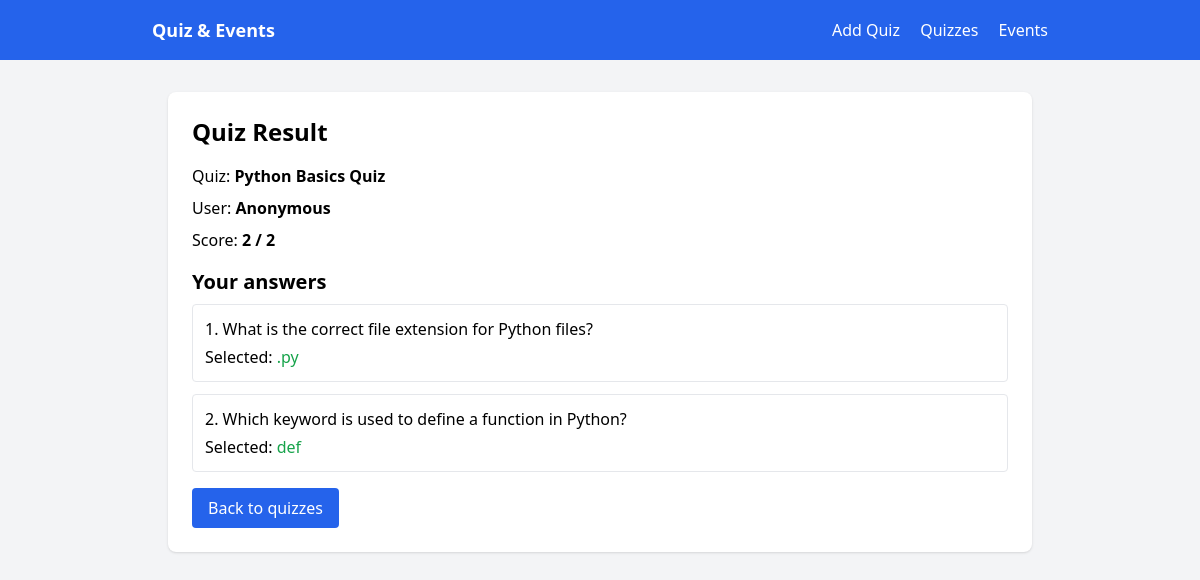
The app's page /result/1/ with its own data.
### app/models.py (models this page shows, shortened)
class UserSubmission(models.Model):
    quiz = models.ForeignKey(Quiz, on_delete=models.CASCADE, related_name="submissions")
    user_name = models.CharField(max_length=100)
    score = models.IntegerField()
    submitted_at = models.DateTimeField(auto_now_add=True)

class Quiz(models.Model):
    title = models.CharField(max_length=200)
    description = models.TextField(blank=True)
    created_at = models.DateTimeField(auto_now_add=True)
    updated_at = models.DateTimeField(auto_now=True)

class UserAnswer(models.Model):
    submission = models.ForeignKey(
        UserSubmission, on_delete=models.CASCADE, related_name="answers"
    )
    question = models.ForeignKey(Question, on_delete=models.CASCADE)
    answer = models.ForeignKey(Answer, on_delete=models.CASCADE, null=True, blank=True)
    is_correct = models.BooleanField(default=False)

class Question(models.Model):
    SINGLE_CHOICE = "single"
    MULTIPLE_CHOICE = "multiple"
    QUESTION_TYPES = [
        (SINGLE_CHOICE, "Single choice"),
        (MULTIPLE_CHOICE, "Multiple choice"),
    ]
    quiz = models.ForeignKey(Quiz, on_delete=models.CASCADE, related_name="questions")
    text = models.TextField()
    question_type = models.CharField(
        max_length=20, choices=QUESTION_TYPES, default=SINGLE_CHOICE
    )
    created_at = models.DateTimeField(auto_now_add=True)

class Answer(models.Model):
    question = models.ForeignKey(Question, on_delete=models.CASCADE, related_name="answers")
    text = models.CharField(max_length=255)
    is_correct = models.BooleanField(default=False)

### app/views.py (the view)
def quiz_result(request, submission_id):
    submission = get_object_or_404(
        UserSubmission.objects.select_related("quiz").prefetch_related("answers__question"),
        pk=submission_id,
    )
    total_questions = submission.quiz.questions.count()
    return render(
        request,
        "quiz_result.html",
        {
            "submission": submission,
            "total_questions": total_questions,
        },
    )

### app/templates/quiz_result.html (shortened to what this page needs)
{% extends "base.html" %}
{% block content %}
<div class="bg-white shadow rounded-lg p-6">
  <h1 class="text-2xl font-semibold mb-4">Quiz Result</h1>
  <p class="mb-2">
    Quiz: <span class="font-semibold">{{ submission.quiz.title }}</span>
  </p>
  <p class="mb-2">
    User: <span class="font-semibold">{{ submission.user_name }}</span>
  </p>
  <p class="mb-4">
    Score:
    <span class="font-semibold">{{ submission.score }} / {{ total_questions }}</span>
  </p>
  <h2 class="text-xl font-semibold mb-2">Your answers</h2>
  <div class="space-y-3">
    {% for user_answer in submission.answers.all %}
      <div class="border rounded p-3">
        <p class="font-medium mb-1">
          {{ forloop.counter }}. {{ user_answer.question.text }}
        </p>
        <p>
          Selected:
          <span
            class="{% if user_answer.is_correct %}text-green-600{% else %}text-red-600{% endif %}"
          >
            {% if user_answer.answer %}{{ user_answer.answer.text }}{% else %}No answer{% endif %}
          </span>
        </p>
      </div>
    {% endfor %}
  </div>
  <a
    href="{% url 'app:quiz_list' %}"
    class="inline-block mt-4 bg-blue-600 text-white px-4 py-2 rounded hover:bg-blue-700"
  >
    Back to quizzes
  </a>
</div>
{% endblock %}

### records on screen
UserSubmission: quiz "Python Basics Quiz", user_name "Anonymous", score "2"
UserAnswer: question.text "What is the correct file extension for Python files?", answer.text ".py"
UserAnswer: question.text "Which keyword is used to define a function in Python?", answer.text "def"

### other values on screen
{{ total_questions }} "2"
